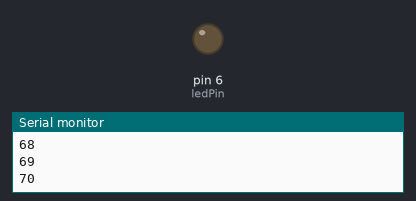
A sketch run on a simulated Arduino Uno, built with avr-gcc and run on an emulated ATmega328P. Shown: output pins drawn as LEDs (lit = HIGH), the last lines printed to the serial monitor.

Above: at 0.15 s.
At 0.6 s:
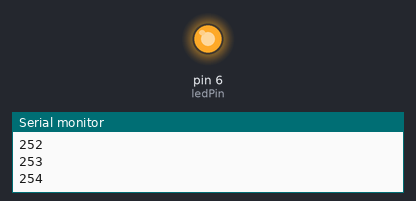
Timing chart, 0 to 3.1 s (numbered marks = the images above):
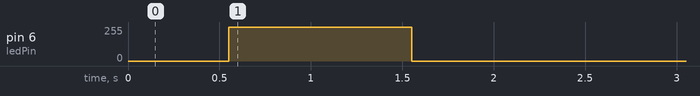

Measured:
- by itself, pin 6 (ledPin): 0/255 → 254/255 at 0.55 s, → 0/255 1.0 s later

The sketch:

fade12.ino
```cpp
/*
 *
 * take care -  heatsink the transistor and the LED
 * Important that maxBright does not overdrive the led circuit
 * ramp up the value - measure the voltage across the LED (max 3.5 - 3.7v)
 * also check the current and work out the power
 * make sure each burst doesn't heat anything up too much
 * put a capacitor across the power rails
 * to smooth the output and the meter readimg
 * - with 12 1w LEDs I am using 470uF electrolytic
 */

int ledPin = 6;
int maxBright = 255;

void setup() {
  pinMode(ledPin, OUTPUT);
  Serial.begin(115200);
}

void loop() {
  for(int i = 0; i<maxBright; i++){
    analogWrite(ledPin, i);
    Serial.println(i);
    delay(2);
  }
  delay(1000);
  analogWrite(ledPin, 0);

  delay(600000);
}
```
